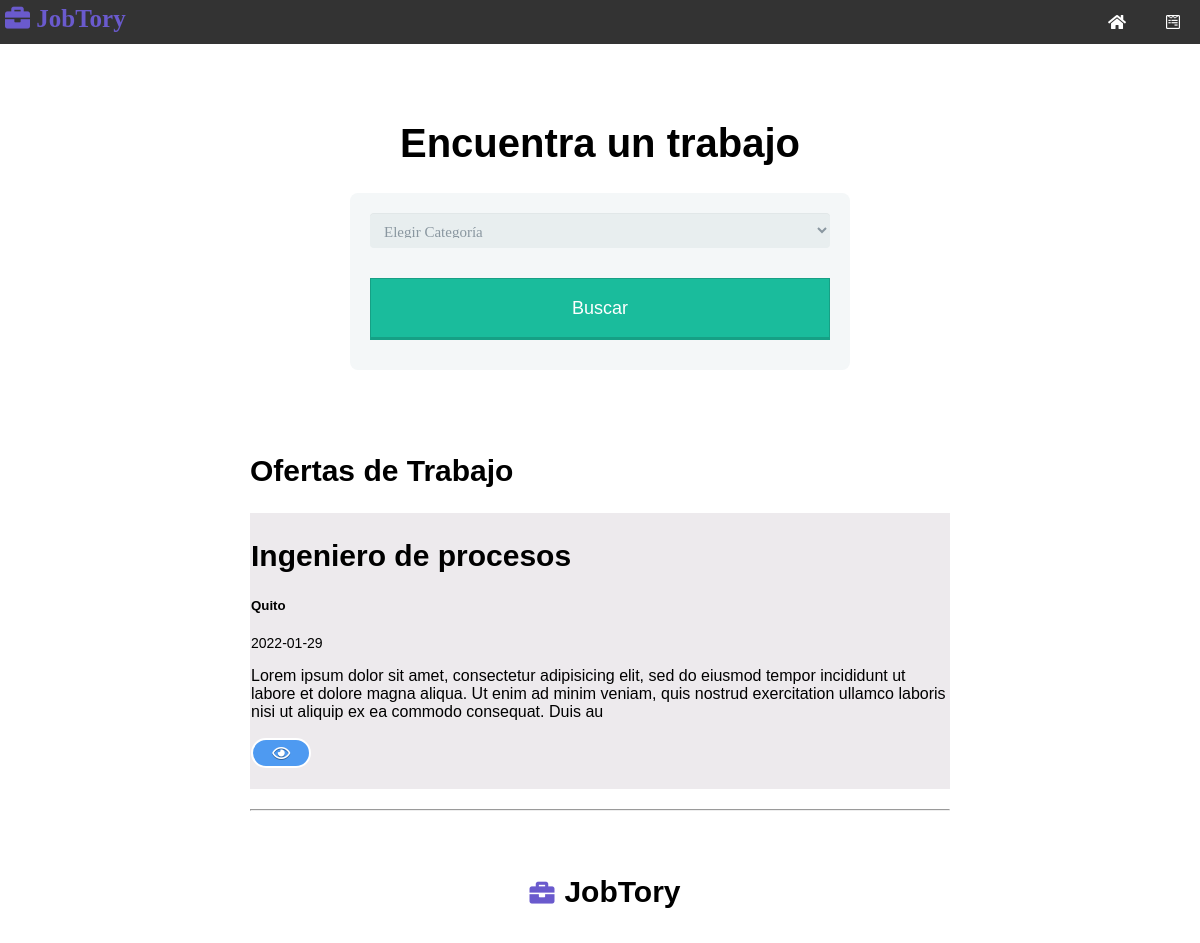
/index.php?categoria=4, run on the app's committed database.
### tables this page shows
CREATE TABLE `trabajos` (
  `id` int(11) NOT NULL,
  `id_categoria` int(11) NOT NULL,
  `empresa` varchar(255) NOT NULL,
  `titulo_trabajo` varchar(255) NOT NULL,
  `descripcion` varchar(500) NOT NULL,
  `salario` varchar(255) NOT NULL,
  `ubicacion` varchar(255) NOT NULL,
  `contacto_usuario` varchar(255) NOT NULL,
  `contacto_email` varchar(255) NOT NULL,
  `fecha` date NOT NULL DEFAULT current_timestamp()
);

### libreria/plantilla.php (called while the page is built, shortened)
<?php class Plantilla{
	protected $plantilla;
	public function __construct($plantilla){
		$this->plantilla = $plantilla;
	}
	public function __toString(){
		include basename($this->plantilla);
		return ob_get_clean();
	}
}

### libreria/database.php (called while the page is built, shortened)
<?php
class DATABASE{
	private $host = DB_HOST;
	private $user = DB_USER;
	private $pass = DB_PASS;
	private $dbname = DB_NAME;
	private $dbh;
	private $stmt;
	public function __construct(){
		$dsn = 'mysql:host='.$this->host .';dbname='. $this->dbname;
		$options = array(
			PDO::ATTR_PERSISTENT => true,
			PDO::ATTR_ERRMODE => PDO::ERRMODE_EXCEPTION
		);
		try{
			$this->dbh = new PDO($dsn, $this->user, $this->pass, $options);
		}catch(PDOException $e){
			$this->error = $e->getMessage();
		}
	}
	public function query($query){
		$this->stmt = $this->dbh->prepare($query);
	}
	public function execute(){
		return $this->stmt->execute();
	}
	public function setResultado(){
		$this->execute();
		return $this->stmt->fetchAll(PDO::FETCH_OBJ);
	}
}

### libreria/trabajo.php (called while the page is built, shortened)
<?php
class Trabajo{
	private $db;
	public function __construct(){
		$this->db = new Database;
	}
	public function getCategorias(){
		$this->db->query("SELECT * FROM categorias");
		$resultados =$this->db->setResultado();
		return $resultados;
	}
	public function getXCategoria($categoria){
		$this->db->query("SELECT trabajos.*, categorias.categoria AS ccategoria
			FROM trabajos
			INNER JOIN categorias
			ON trabajos.id_categoria = categorias.id
			WHERE trabajos.id_categoria = $categoria
			ORDER BY fecha DESC
			");
		$resultados =$this->db->setResultado();
		return $resultados;
	}
}

### plantillas-paginas/pagina-inicio.php (the view, shortened to what this page needs)
<?php include 'inc/header.php';?>
<div class="header">
	<h1>Encuentra un trabajo</h1>
	<form method="GET" action="index.php" class="form-style-5">
		<select name="categoria" class="form-control">
			<option value="0">Elegir Categoría</option>
			</select>
			<input type="submit" class="btn btn-lg btn-success" value="Buscar">
		</form>
	</div>
<h2 style="margin-left: 250px;">Ofertas de Trabajo</h2>
<?php foreach ($trabajos as $trabajo): ?>
	<div class="main">
		<h2><?php echo $trabajo->titulo_trabajo; ?></h2>
		<h5><?php echo $trabajo->ubicacion; ?></h5>
		<small><?php echo $trabajo->fecha; ?></small>
		<p><?php echo $trabajo->descripcion; ?></p>
		<div>
			<a href="trabajo.php?id=<?php echo $trabajo->id; ?>" class="button4" style="background-color:#4e9af1"><i class="far fa-eye"></i></a>
		</div>
		<br>
	</div>
	<hr class="hrp">
<?php endforeach ?>
<?php include 'inc/footer.php';?>

### css/style.css (style rules this page uses)
* { box-sizing: border-box; }
body { font-family: Arial, Helvetica, sans-serif; margin: 0; }
.header { padding: 50px; text-align: center; }
.header h1 { font-size: 40px; }
h2 { font-size: 30px; }
.main { background-color: #edeaed; padding: 1px; margin-left: 250px; margin-right: 250px; margin-top: 20px; margin-bottom: 15px; }
.hrp { margin-left: 250px; margin-right: 250px; margin-top: 20px; margin-bottom: 15px; }
input[type=button], input[type=submit], input[type=reset] { background-color: #4CAF50; border: none; color: white; padding: 10px 32px; text-decoration: none; cursor: pointer; margin-left: 30px; }
a.button4, .button4 { display:inline-block; padding:0.3em 1.2em; margin:1 1.1em 0.1em 0; border:0.16em solid rgba(255,255,255,0); border-radius:2em; box-sizing: border-box; text-decoration:none; font-family:'Roboto',sans-serif; font-weight:300; color:#FFFFFF; text-shadow: 0 0.04em 0.04em rgba(0,0,0,0.35); text-align:center; transition: all 0.2s; }
a.button4, .button4:hover { border-color: rgba(255,255,255,1); }
small { font-size:.875em; }

### plantillas-paginas/inc/header.php (style rules this page uses)
.form-style-5 { max-width: 500px; padding: 10px 20px; background: #f4f7f8; margin: 10px auto; padding: 20px; background: #f4f7f8; border-radius: 8px; font-family: Georgia, "Times New Roman", Times, serif; }
.form-style-5 input[type="text"], .form-style-5 input[type="date"], .form-style-5 input[type="datetime"], .form-style-5 input[type="email"], .form-style-5 input[type="number"], .form-style-5 input[type="search"], .form-style-5 input[type="time"], .form-style-5 input[type="url"], .form-style-5 textarea, .form-style-5 select { font-family: Georgia, "Times New Roman", Times, serif; background: rgba(255,255,255,.1); border: none; border-radius: 4px; font-size: 15px; margin: 0; outline: 0; padding: 10px; width: 100%; box-sizing: border-box; -webkit-box-sizing: border-box; -moz-box-sizing: border-box; background-color: #e8eeef; color:#8a97a0; -webkit-box-shadow: 0 1px 0 rgba(0,0,0,0.03) inset; box-shadow: 0 1px 0 rgba(0,0,0,0.03) inset; margin-bottom: 30px; }
.form-style-5 select { -webkit-appearance: menulist-button; height:35px; }
.form-style-5 input[type="submit"], .form-style-5 input[type="button"] { position: relative; display: block; padding: 19px 39px 18px 39px; color: #FFF; margin: 0 auto; background: #1abc9c; font-size: 18px; text-align: center; font-style: normal; width: 100%; border: 1px solid #16a085; border-width: 1px 1px 3px; margin-bottom: 10px; }

### data on the page
trabajos: titulo_trabajo "Ingeniero de procesos", ubicacion "Quito", fecha "2022-01-29", descripcion "Lorem ipsum dolor sit amet, consectetur adipisicing elit, sed do eiusmod tempor incididunt ut labore et dolore magna aliqua. Ut enim ad minim veniam, quis nostrud exercitation ullamco laboris nisi ut aliquip ex ea commodo consequat. Duis au"

### other printed values
SITE_TITLE "JobTory"
